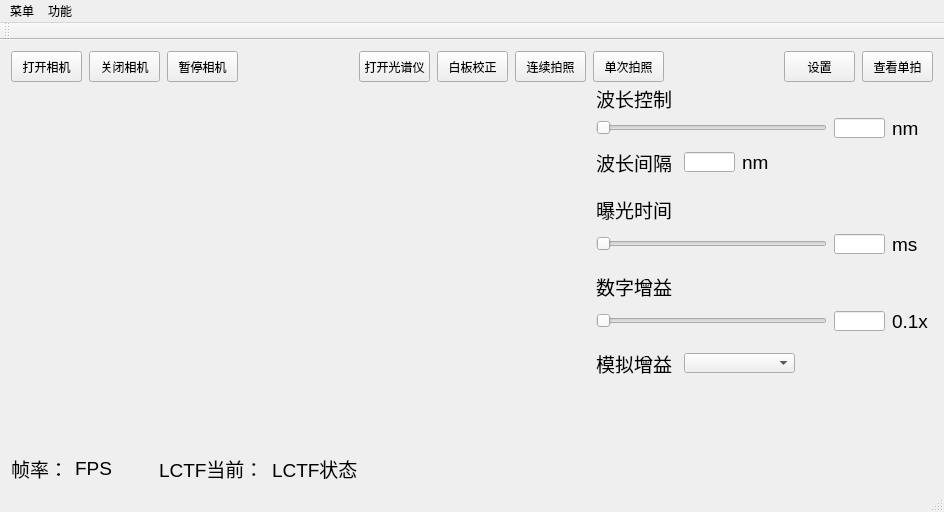
<?xml version="1.0" encoding="UTF-8"?>
<ui version="4.0">
 <class>MyWindowClass</class>
 <widget class="QMainWindow" name="MyWindowClass">
  <property name="geometry">
   <rect>
    <x>0</x>
    <y>0</y>
    <width>944</width>
    <height>512</height>
   </rect>
  </property>
  <property name="windowTitle">
   <string>成像光谱仪</string>
  </property>
  <widget class="QWidget" name="centralWidget">
   <layout class="QGridLayout" name="gridLayout">
    <item row="1" column="0">
     <layout class="QVBoxLayout" name="verticalLayout">
      <item>
       <spacer name="verticalSpacer">
        <property name="orientation">
         <enum>Qt::Vertical</enum>
        </property>
        <property name="sizeHint" stdset="0">
         <size>
          <width>20</width>
          <height>40</height>
         </size>
        </property>
       </spacer>
      </item>
      <item>
       <layout class="QHBoxLayout" name="horizontalLayout">
        <item>
         <spacer name="horizontalSpacer">
          <property name="orientation">
           <enum>Qt::Horizontal</enum>
          </property>
          <property name="sizeHint" stdset="0">
           <size>
            <width>40</width>
            <height>20</height>
           </size>
          </property>
         </spacer>
        </item>
        <item>
         <widget class="QLabel" name="label_image">
          <property name="text">
           <string/>
          </property>
         </widget>
        </item>
        <item>
         <spacer name="horizontalSpacer_2">
          <property name="orientation">
           <enum>Qt::Horizontal</enum>
          </property>
          <property name="sizeHint" stdset="0">
           <size>
            <width>40</width>
            <height>20</height>
           </size>
          </property>
         </spacer>
        </item>
       </layout>
      </item>
      <item>
       <spacer name="verticalSpacer_2">
        <property name="orientation">
         <enum>Qt::Vertical</enum>
        </property>
        <property name="sizeHint" stdset="0">
         <size>
          <width>20</width>
          <height>40</height>
         </size>
        </property>
       </spacer>
      </item>
     </layout>
    </item>
    <item row="1" column="1">
     <spacer name="horizontalSpacer_24">
      <property name="orientation">
       <enum>Qt::Horizontal</enum>
      </property>
      <property name="sizeHint" stdset="0">
       <size>
        <width>142</width>
        <height>20</height>
       </size>
      </property>
     </spacer>
    </item>
    <item row="1" column="2" rowspan="2">
     <layout class="QVBoxLayout" name="verticalLayout_5">
      <item>
       <layout class="QVBoxLayout" name="verticalLayout_2">
        <item>
         <widget class="QLabel" name="label_LCTF">
          <property name="minimumSize">
           <size>
            <width>91</width>
            <height>21</height>
           </size>
          </property>
          <property name="maximumSize">
           <size>
            <width>91</width>
            <height>21</height>
           </size>
          </property>
          <property name="font">
           <font>
            <family>Arial</family>
            <pointsize>14</pointsize>
           </font>
          </property>
          <property name="text">
           <string>波长控制</string>
          </property>
         </widget>
        </item>
        <item>
         <spacer name="verticalSpacer_3">
          <property name="orientation">
           <enum>Qt::Vertical</enum>
          </property>
          <property name="sizeType">
           <enum>QSizePolicy::Fixed</enum>
          </property>
          <property name="sizeHint" stdset="0">
           <size>
            <width>20</width>
            <height>2</height>
           </size>
          </property>
         </spacer>
        </item>
        <item>
         <layout class="QHBoxLayout" name="horizontalLayout_3">
          <item>
           <widget class="QSlider" name="horizontalSlider_Wavelength">
            <property name="minimumSize">
             <size>
              <width>231</width>
              <height>22</height>
             </size>
            </property>
            <property name="maximumSize">
             <size>
              <width>231</width>
              <height>22</height>
             </size>
            </property>
            <property name="tracking">
             <bool>false</bool>
            </property>
            <property name="orientation">
             <enum>Qt::Horizontal</enum>
            </property>
           </widget>
          </item>
          <item>
           <spacer name="horizontalSpacer_15">
            <property name="orientation">
             <enum>Qt::Horizontal</enum>
            </property>
            <property name="sizeType">
             <enum>QSizePolicy::Fixed</enum>
            </property>
            <property name="sizeHint" stdset="0">
             <size>
              <width>1</width>
              <height>20</height>
             </size>
            </property>
           </spacer>
          </item>
          <item>
           <widget class="QLineEdit" name="lineEdit_Wavelength">
            <property name="minimumSize">
             <size>
              <width>51</width>
              <height>20</height>
             </size>
            </property>
            <property name="maximumSize">
             <size>
              <width>51</width>
              <height>20</height>
             </size>
            </property>
           </widget>
          </item>
          <item>
           <spacer name="horizontalSpacer_16">
            <property name="orientation">
             <enum>Qt::Horizontal</enum>
            </property>
            <property name="sizeType">
             <enum>QSizePolicy::Fixed</enum>
            </property>
            <property name="sizeHint" stdset="0">
             <size>
              <width>1</width>
              <height>20</height>
             </size>
            </property>
           </spacer>
          </item>
          <item>
           <widget class="QLabel" name="static_nm">
            <property name="minimumSize">
             <size>
              <width>41</width>
              <height>20</height>
             </size>
            </property>
            <property name="maximumSize">
             <size>
              <width>41</width>
              <height>20</height>
             </size>
            </property>
            <property name="font">
             <font>
              <family>Arial</family>
              <pointsize>14</pointsize>
             </font>
            </property>
            <property name="text">
             <string>nm</string>
            </property>
           </widget>
          </item>
         </layout>
        </item>
        <item>
         <spacer name="verticalSpacer_4">
          <property name="orientation">
           <enum>Qt::Vertical</enum>
          </property>
          <property name="sizeType">
           <enum>QSizePolicy::Fixed</enum>
          </property>
          <property name="sizeHint" stdset="0">
           <size>
            <width>20</width>
            <height>2</height>
           </size>
          </property>
         </spacer>
        </item>
        <item>
         <layout class="QHBoxLayout" name="horizontalLayout_5">
          <item>
           <widget class="QLabel" name="static_WLGap">
            <property name="minimumSize">
             <size>
              <width>81</width>
              <height>31</height>
             </size>
            </property>
            <property name="maximumSize">
             <size>
              <width>81</width>
              <height>31</height>
             </size>
            </property>
            <property name="font">
             <font>
              <family>Arial</family>
              <pointsize>14</pointsize>
             </font>
            </property>
            <property name="text">
             <string>波长间隔</string>
            </property>
           </widget>
          </item>
          <item>
           <spacer name="horizontalSpacer_17">
            <property name="orientation">
             <enum>Qt::Horizontal</enum>
            </property>
            <property name="sizeType">
             <enum>QSizePolicy::Fixed</enum>
            </property>
            <property name="sizeHint" stdset="0">
             <size>
              <width>1</width>
              <height>20</height>
             </size>
            </property>
           </spacer>
          </item>
          <item>
           <widget class="QLineEdit" name="lineEdit_WLGap">
            <property name="minimumSize">
             <size>
              <width>51</width>
              <height>20</height>
             </size>
            </property>
            <property name="maximumSize">
             <size>
              <width>51</width>
              <height>20</height>
             </size>
            </property>
           </widget>
          </item>
          <item>
           <spacer name="horizontalSpacer_18">
            <property name="orientation">
             <enum>Qt::Horizontal</enum>
            </property>
            <property name="sizeType">
             <enum>QSizePolicy::Fixed</enum>
            </property>
            <property name="sizeHint" stdset="0">
             <size>
              <width>1</width>
              <height>20</height>
             </size>
            </property>
           </spacer>
          </item>
          <item>
           <widget class="QLabel" name="static_nm_2">
            <property name="minimumSize">
             <size>
              <width>41</width>
              <height>20</height>
             </size>
            </property>
            <property name="maximumSize">
             <size>
              <width>41</width>
              <height>20</height>
             </size>
            </property>
            <property name="font">
             <font>
              <family>Arial</family>
              <pointsize>14</pointsize>
             </font>
            </property>
            <property name="text">
             <string>nm</string>
            </property>
           </widget>
          </item>
          <item>
           <spacer name="horizontalSpacer_26">
            <property name="orientation">
             <enum>Qt::Horizontal</enum>
            </property>
            <property name="sizeHint" stdset="0">
             <size>
              <width>40</width>
              <height>20</height>
             </size>
            </property>
           </spacer>
          </item>
         </layout>
        </item>
       </layout>
      </item>
      <item>
       <spacer name="verticalSpacer_7">
        <property name="orientation">
         <enum>Qt::Vertical</enum>
        </property>
        <property name="sizeType">
         <enum>QSizePolicy::Fixed</enum>
        </property>
        <property name="sizeHint" stdset="0">
         <size>
          <width>20</width>
          <height>10</height>
         </size>
        </property>
       </spacer>
      </item>
      <item>
       <layout class="QVBoxLayout" name="verticalLayout_3">
        <item>
         <widget class="QLabel" name="static_EXTime">
          <property name="minimumSize">
           <size>
            <width>81</width>
            <height>31</height>
           </size>
          </property>
          <property name="maximumSize">
           <size>
            <width>81</width>
            <height>31</height>
           </size>
          </property>
          <property name="font">
           <font>
            <family>Arial</family>
            <pointsize>14</pointsize>
           </font>
          </property>
          <property name="text">
           <string>曝光时间</string>
          </property>
         </widget>
        </item>
        <item>
         <spacer name="verticalSpacer_5">
          <property name="orientation">
           <enum>Qt::Vertical</enum>
          </property>
          <property name="sizeType">
           <enum>QSizePolicy::Fixed</enum>
          </property>
          <property name="sizeHint" stdset="0">
           <size>
            <width>20</width>
            <height>2</height>
           </size>
          </property>
         </spacer>
        </item>
        <item>
         <layout class="QHBoxLayout" name="horizontalLayout_6">
          <item>
           <widget class="QSlider" name="horizontalSlider_ExposureTime">
            <property name="minimumSize">
             <size>
              <width>231</width>
              <height>22</height>
             </size>
            </property>
            <property name="maximumSize">
             <size>
              <width>231</width>
              <height>22</height>
             </size>
            </property>
            <property name="tracking">
             <bool>false</bool>
            </property>
            <property name="orientation">
             <enum>Qt::Horizontal</enum>
            </property>
           </widget>
          </item>
          <item>
           <spacer name="horizontalSpacer_19">
            <property name="orientation">
             <enum>Qt::Horizontal</enum>
            </property>
            <property name="sizeType">
             <enum>QSizePolicy::Fixed</enum>
            </property>
            <property name="sizeHint" stdset="0">
             <size>
              <width>1</width>
              <height>20</height>
             </size>
            </property>
           </spacer>
          </item>
          <item>
           <widget class="QLineEdit" name="lineEdit_ExposureTime">
            <property name="minimumSize">
             <size>
              <width>51</width>
              <height>20</height>
             </size>
            </property>
            <property name="maximumSize">
             <size>
              <width>51</width>
              <height>20</height>
             </size>
            </property>
           </widget>
          </item>
          <item>
           <spacer name="horizontalSpacer_20">
            <property name="orientation">
             <enum>Qt::Horizontal</enum>
            </property>
            <property name="sizeType">
             <enum>QSizePolicy::Fixed</enum>
            </property>
            <property name="sizeHint" stdset="0">
             <size>
              <width>1</width>
              <height>20</height>
             </size>
            </property>
           </spacer>
          </item>
          <item>
           <widget class="QLabel" name="static_ms">
            <property name="minimumSize">
             <size>
              <width>41</width>
              <height>20</height>
             </size>
            </property>
            <property name="maximumSize">
             <size>
              <width>41</width>
              <height>20</height>
             </size>
            </property>
            <property name="font">
             <font>
              <family>Arial</family>
              <pointsize>14</pointsize>
             </font>
            </property>
            <property name="text">
             <string>ms</string>
            </property>
           </widget>
          </item>
         </layout>
        </item>
       </layout>
      </item>
      <item>
       <spacer name="verticalSpacer_8">
        <property name="orientation">
         <enum>Qt::Vertical</enum>
        </property>
        <property name="sizeType">
         <enum>QSizePolicy::Fixed</enum>
        </property>
        <property name="sizeHint" stdset="0">
         <size>
          <width>20</width>
          <height>10</height>
         </size>
        </property>
       </spacer>
      </item>
      <item>
       <layout class="QVBoxLayout" name="verticalLayout_4">
        <item>
         <widget class="QLabel" name="static_DG">
          <property name="minimumSize">
           <size>
            <width>81</width>
            <height>31</height>
           </size>
          </property>
          <property name="maximumSize">
           <size>
            <width>81</width>
            <height>31</height>
           </size>
          </property>
          <property name="font">
           <font>
            <family>Arial</family>
            <pointsize>14</pointsize>
           </font>
          </property>
          <property name="text">
           <string>数字增益</string>
          </property>
         </widget>
        </item>
        <item>
         <spacer name="verticalSpacer_6">
          <property name="orientation">
           <enum>Qt::Vertical</enum>
          </property>
          <property name="sizeType">
           <enum>QSizePolicy::Fixed</enum>
          </property>
          <property name="sizeHint" stdset="0">
           <size>
            <width>20</width>
            <height>2</height>
           </size>
          </property>
         </spacer>
        </item>
        <item>
         <layout class="QHBoxLayout" name="horizontalLayout_7">
          <item>
           <widget class="QSlider" name="horizontalSlider_DigitalGain">
            <property name="minimumSize">
             <size>
              <width>231</width>
              <height>22</height>
             </size>
            </property>
            <property name="maximumSize">
             <size>
              <width>231</width>
              <height>22</height>
             </size>
            </property>
            <property name="tracking">
             <bool>false</bool>
            </property>
            <property name="orientation">
             <enum>Qt::Horizontal</enum>
            </property>
           </widget>
          </item>
          <item>
           <spacer name="horizontalSpacer_21">
            <property name="orientation">
             <enum>Qt::Horizontal</enum>
            </property>
            <property name="sizeType">
             <enum>QSizePolicy::Fixed</enum>
            </property>
            <property name="sizeHint" stdset="0">
             <size>
              <width>1</width>
              <height>20</height>
             </size>
            </property>
           </spacer>
          </item>
          <item>
           <widget class="QLineEdit" name="lineEdit_DigitalGain">
            <property name="minimumSize">
             <size>
              <width>51</width>
              <height>20</height>
             </size>
            </property>
            <property name="maximumSize">
             <size>
              <width>51</width>
              <height>20</height>
             </size>
            </property>
           </widget>
          </item>
          <item>
           <spacer name="horizontalSpacer_22">
            <property name="orientation">
             <enum>Qt::Horizontal</enum>
            </property>
            <property name="sizeType">
             <enum>QSizePolicy::Fixed</enum>
            </property>
            <property name="sizeHint" stdset="0">
             <size>
              <width>1</width>
              <height>20</height>
             </size>
            </property>
           </spacer>
          </item>
          <item>
           <widget class="QLabel" name="static_dgx">
            <property name="minimumSize">
             <size>
              <width>41</width>
              <height>20</height>
             </size>
            </property>
            <property name="maximumSize">
             <size>
              <width>41</width>
              <height>20</height>
             </size>
            </property>
            <property name="font">
             <font>
              <family>Arial</family>
              <pointsize>14</pointsize>
             </font>
            </property>
            <property name="text">
             <string>0.1x</string>
            </property>
           </widget>
          </item>
         </layout>
        </item>
       </layout>
      </item>
      <item>
       <spacer name="verticalSpacer_9">
        <property name="orientation">
         <enum>Qt::Vertical</enum>
        </property>
        <property name="sizeType">
         <enum>QSizePolicy::Fixed</enum>
        </property>
        <property name="sizeHint" stdset="0">
         <size>
          <width>20</width>
          <height>10</height>
         </size>
        </property>
       </spacer>
      </item>
      <item>
       <layout class="QHBoxLayout" name="horizontalLayout_8">
        <item>
         <widget class="QLabel" name="static_AG">
          <property name="minimumSize">
           <size>
            <width>81</width>
            <height>31</height>
           </size>
          </property>
          <property name="maximumSize">
           <size>
            <width>81</width>
            <height>31</height>
           </size>
          </property>
          <property name="font">
           <font>
            <family>Arial</family>
            <pointsize>14</pointsize>
           </font>
          </property>
          <property name="text">
           <string>模拟增益</string>
          </property>
         </widget>
        </item>
        <item>
         <spacer name="horizontalSpacer_23">
          <property name="orientation">
           <enum>Qt::Horizontal</enum>
          </property>
          <property name="sizeType">
           <enum>QSizePolicy::Fixed</enum>
          </property>
          <property name="sizeHint" stdset="0">
           <size>
            <width>1</width>
            <height>20</height>
           </size>
          </property>
         </spacer>
        </item>
        <item>
         <widget class="QComboBox" name="comboBox_AnalogGain">
          <property name="minimumSize">
           <size>
            <width>111</width>
            <height>20</height>
           </size>
          </property>
          <property name="maximumSize">
           <size>
            <width>111</width>
            <height>20</height>
           </size>
          </property>
         </widget>
        </item>
        <item>
         <spacer name="horizontalSpacer_25">
          <property name="orientation">
           <enum>Qt::Horizontal</enum>
          </property>
          <property name="sizeHint" stdset="0">
           <size>
            <width>40</width>
            <height>20</height>
           </size>
          </property>
         </spacer>
        </item>
       </layout>
      </item>
      <item>
       <spacer name="verticalSpacer_10">
        <property name="orientation">
         <enum>Qt::Vertical</enum>
        </property>
        <property name="sizeHint" stdset="0">
         <size>
          <width>20</width>
          <height>40</height>
         </size>
        </property>
       </spacer>
      </item>
     </layout>
    </item>
    <item row="2" column="0">
     <layout class="QHBoxLayout" name="horizontalLayout_2">
      <item>
       <widget class="QLabel" name="static_FPS">
        <property name="minimumSize">
         <size>
          <width>57</width>
          <height>22</height>
         </size>
        </property>
        <property name="maximumSize">
         <size>
          <width>57</width>
          <height>22</height>
         </size>
        </property>
        <property name="font">
         <font>
          <family>Arial</family>
          <pointsize>14</pointsize>
         </font>
        </property>
        <property name="text">
         <string>帧率：</string>
        </property>
       </widget>
      </item>
      <item>
       <spacer name="horizontalSpacer_11">
        <property name="orientation">
         <enum>Qt::Horizontal</enum>
        </property>
        <property name="sizeType">
         <enum>QSizePolicy::Fixed</enum>
        </property>
        <property name="sizeHint" stdset="0">
         <size>
          <width>1</width>
          <height>20</height>
         </size>
        </property>
       </spacer>
      </item>
      <item>
       <widget class="QLabel" name="label_FPS">
        <property name="minimumSize">
         <size>
          <width>38</width>
          <height>22</height>
         </size>
        </property>
        <property name="maximumSize">
         <size>
          <width>16777215</width>
          <height>22</height>
         </size>
        </property>
        <property name="font">
         <font>
          <family>Arial</family>
          <pointsize>14</pointsize>
         </font>
        </property>
        <property name="text">
         <string>FPS</string>
        </property>
       </widget>
      </item>
      <item>
       <spacer name="horizontalSpacer_12">
        <property name="orientation">
         <enum>Qt::Horizontal</enum>
        </property>
        <property name="sizeHint" stdset="0">
         <size>
          <width>40</width>
          <height>20</height>
         </size>
        </property>
       </spacer>
      </item>
      <item>
       <widget class="QLabel" name="static_LCTFState">
        <property name="minimumSize">
         <size>
          <width>106</width>
          <height>22</height>
         </size>
        </property>
        <property name="maximumSize">
         <size>
          <width>106</width>
          <height>22</height>
         </size>
        </property>
        <property name="font">
         <font>
          <family>Arial</family>
          <pointsize>14</pointsize>
         </font>
        </property>
        <property name="text">
         <string>LCTF当前：</string>
        </property>
       </widget>
      </item>
      <item>
       <spacer name="horizontalSpacer_14">
        <property name="orientation">
         <enum>Qt::Horizontal</enum>
        </property>
        <property name="sizeType">
         <enum>QSizePolicy::Fixed</enum>
        </property>
        <property name="sizeHint" stdset="0">
         <size>
          <width>1</width>
          <height>20</height>
         </size>
        </property>
       </spacer>
      </item>
      <item>
       <widget class="QLabel" name="label_LCTFState">
        <property name="minimumSize">
         <size>
          <width>87</width>
          <height>22</height>
         </size>
        </property>
        <property name="maximumSize">
         <size>
          <width>16777215</width>
          <height>22</height>
         </size>
        </property>
        <property name="font">
         <font>
          <family>Arial</family>
          <pointsize>14</pointsize>
         </font>
        </property>
        <property name="text">
         <string>LCTF状态</string>
        </property>
       </widget>
      </item>
      <item>
       <spacer name="horizontalSpacer_13">
        <property name="orientation">
         <enum>Qt::Horizontal</enum>
        </property>
        <property name="sizeHint" stdset="0">
         <size>
          <width>40</width>
          <height>20</height>
         </size>
        </property>
       </spacer>
      </item>
     </layout>
    </item>
    <item row="0" column="0" colspan="3">
     <layout class="QHBoxLayout" name="horizontalLayout_4">
      <item>
       <widget class="QPushButton" name="pushButton_open">
        <property name="minimumSize">
         <size>
          <width>71</width>
          <height>31</height>
         </size>
        </property>
        <property name="maximumSize">
         <size>
          <width>71</width>
          <height>31</height>
         </size>
        </property>
        <property name="text">
         <string>打开相机</string>
        </property>
       </widget>
      </item>
      <item>
       <spacer name="horizontalSpacer_3">
        <property name="orientation">
         <enum>Qt::Horizontal</enum>
        </property>
        <property name="sizeType">
         <enum>QSizePolicy::Fixed</enum>
        </property>
        <property name="sizeHint" stdset="0">
         <size>
          <width>1</width>
          <height>20</height>
         </size>
        </property>
       </spacer>
      </item>
      <item>
       <widget class="QPushButton" name="pushButton_close">
        <property name="sizePolicy">
         <sizepolicy hsizetype="Minimum" vsizetype="Fixed">
          <horstretch>0</horstretch>
          <verstretch>0</verstretch>
         </sizepolicy>
        </property>
        <property name="minimumSize">
         <size>
          <width>71</width>
          <height>31</height>
         </size>
        </property>
        <property name="maximumSize">
         <size>
          <width>71</width>
          <height>31</height>
         </size>
        </property>
        <property name="text">
         <string>关闭相机</string>
        </property>
       </widget>
      </item>
      <item>
       <spacer name="horizontalSpacer_4">
        <property name="orientation">
         <enum>Qt::Horizontal</enum>
        </property>
        <property name="sizeType">
         <enum>QSizePolicy::Fixed</enum>
        </property>
        <property name="sizeHint" stdset="0">
         <size>
          <width>1</width>
          <height>20</height>
         </size>
        </property>
       </spacer>
      </item>
      <item>
       <widget class="QPushButton" name="pushButton_pause">
        <property name="minimumSize">
         <size>
          <width>71</width>
          <height>31</height>
         </size>
        </property>
        <property name="maximumSize">
         <size>
          <width>71</width>
          <height>31</height>
         </size>
        </property>
        <property name="text">
         <string>暂停相机</string>
        </property>
       </widget>
      </item>
      <item>
       <spacer name="horizontalSpacer_5">
        <property name="orientation">
         <enum>Qt::Horizontal</enum>
        </property>
        <property name="sizeHint" stdset="0">
         <size>
          <width>40</width>
          <height>20</height>
         </size>
        </property>
       </spacer>
      </item>
      <item>
       <widget class="QPushButton" name="pushButton_openLCTF">
        <property name="minimumSize">
         <size>
          <width>71</width>
          <height>31</height>
         </size>
        </property>
        <property name="maximumSize">
         <size>
          <width>71</width>
          <height>31</height>
         </size>
        </property>
        <property name="text">
         <string>打开光谱仪</string>
        </property>
       </widget>
      </item>
      <item>
       <spacer name="horizontalSpacer_6">
        <property name="orientation">
         <enum>Qt::Horizontal</enum>
        </property>
        <property name="sizeType">
         <enum>QSizePolicy::Fixed</enum>
        </property>
        <property name="sizeHint" stdset="0">
         <size>
          <width>1</width>
          <height>20</height>
         </size>
        </property>
       </spacer>
      </item>
      <item>
       <widget class="QPushButton" name="pushButton_regulate">
        <property name="minimumSize">
         <size>
          <width>71</width>
          <height>31</height>
         </size>
        </property>
        <property name="maximumSize">
         <size>
          <width>71</width>
          <height>31</height>
         </size>
        </property>
        <property name="text">
         <string>白板校正</string>
        </property>
       </widget>
      </item>
      <item>
       <spacer name="horizontalSpacer_7">
        <property name="orientation">
         <enum>Qt::Horizontal</enum>
        </property>
        <property name="sizeType">
         <enum>QSizePolicy::Fixed</enum>
        </property>
        <property name="sizeHint" stdset="0">
         <size>
          <width>1</width>
          <height>20</height>
         </size>
        </property>
       </spacer>
      </item>
      <item>
       <widget class="QPushButton" name="pushButton_photo">
        <property name="minimumSize">
         <size>
          <width>71</width>
          <height>31</height>
         </size>
        </property>
        <property name="maximumSize">
         <size>
          <width>71</width>
          <height>31</height>
         </size>
        </property>
        <property name="text">
         <string>连续拍照</string>
        </property>
       </widget>
      </item>
      <item>
       <spacer name="horizontalSpacer_8">
        <property name="orientation">
         <enum>Qt::Horizontal</enum>
        </property>
        <property name="sizeType">
         <enum>QSizePolicy::Fixed</enum>
        </property>
        <property name="sizeHint" stdset="0">
         <size>
          <width>1</width>
          <height>20</height>
         </size>
        </property>
       </spacer>
      </item>
      <item>
       <widget class="QPushButton" name="pushButton_PhotoOnce">
        <property name="minimumSize">
         <size>
          <width>71</width>
          <height>31</height>
         </size>
        </property>
        <property name="maximumSize">
         <size>
          <width>71</width>
          <height>31</height>
         </size>
        </property>
        <property name="text">
         <string>单次拍照</string>
        </property>
       </widget>
      </item>
      <item>
       <spacer name="horizontalSpacer_10">
        <property name="orientation">
         <enum>Qt::Horizontal</enum>
        </property>
        <property name="sizeHint" stdset="0">
         <size>
          <width>40</width>
          <height>20</height>
         </size>
        </property>
       </spacer>
      </item>
      <item>
       <widget class="QPushButton" name="pushButton_config">
        <property name="minimumSize">
         <size>
          <width>71</width>
          <height>31</height>
         </size>
        </property>
        <property name="maximumSize">
         <size>
          <width>71</width>
          <height>31</height>
         </size>
        </property>
        <property name="text">
         <string>设置</string>
        </property>
       </widget>
      </item>
      <item>
       <spacer name="horizontalSpacer_9">
        <property name="orientation">
         <enum>Qt::Horizontal</enum>
        </property>
        <property name="sizeType">
         <enum>QSizePolicy::Fixed</enum>
        </property>
        <property name="sizeHint" stdset="0">
         <size>
          <width>1</width>
          <height>20</height>
         </size>
        </property>
       </spacer>
      </item>
      <item>
       <widget class="QPushButton" name="pushButton_checkphoto">
        <property name="minimumSize">
         <size>
          <width>71</width>
          <height>31</height>
         </size>
        </property>
        <property name="maximumSize">
         <size>
          <width>71</width>
          <height>31</height>
         </size>
        </property>
        <property name="text">
         <string>查看单拍</string>
        </property>
       </widget>
      </item>
     </layout>
    </item>
   </layout>
  </widget>
  <widget class="QMenuBar" name="menuBar">
   <property name="geometry">
    <rect>
     <x>0</x>
     <y>0</y>
     <width>944</width>
     <height>23</height>
    </rect>
   </property>
   <widget class="QMenu" name="menu">
    <property name="title">
     <string>菜单</string>
    </property>
    <addaction name="actionOpen"/>
    <addaction name="actionClose"/>
    <addaction name="separator"/>
    <addaction name="actionExit"/>
   </widget>
   <widget class="QMenu" name="menu_2">
    <property name="title">
     <string>功能</string>
    </property>
    <addaction name="action_whiteboard"/>
    <addaction name="action_photo"/>
    <addaction name="action_photoonce"/>
   </widget>
   <addaction name="menu"/>
   <addaction name="menu_2"/>
  </widget>
  <widget class="QToolBar" name="mainToolBar">
   <attribute name="toolBarArea">
    <enum>TopToolBarArea</enum>
   </attribute>
   <attribute name="toolBarBreak">
    <bool>false</bool>
   </attribute>
  </widget>
  <widget class="QStatusBar" name="statusBar"/>
  <action name="actionOpen">
   <property name="text">
    <string>打开设备</string>
   </property>
  </action>
  <action name="actionClose">
   <property name="text">
    <string>关闭设备</string>
   </property>
  </action>
  <action name="actionExit">
   <property name="text">
    <string>退出</string>
   </property>
  </action>
  <action name="action_whiteboard">
   <property name="text">
    <string>白板校正</string>
   </property>
  </action>
  <action name="action_photo">
   <property name="text">
    <string>连续拍照</string>
   </property>
  </action>
  <action name="action_photoonce">
   <property name="text">
    <string>单次拍照</string>
   </property>
  </action>
  <action name="action_path">
   <property name="text">
    <string>拍照路径</string>
   </property>
  </action>
  <action name="action_times">
   <property name="text">
    <string>拍照次数</string>
   </property>
  </action>
 </widget>
 <layoutdefault spacing="6" margin="11"/>
 <resources>
  <include location="mywindow.qrc"/>
 </resources>
 <connections/>
</ui>
